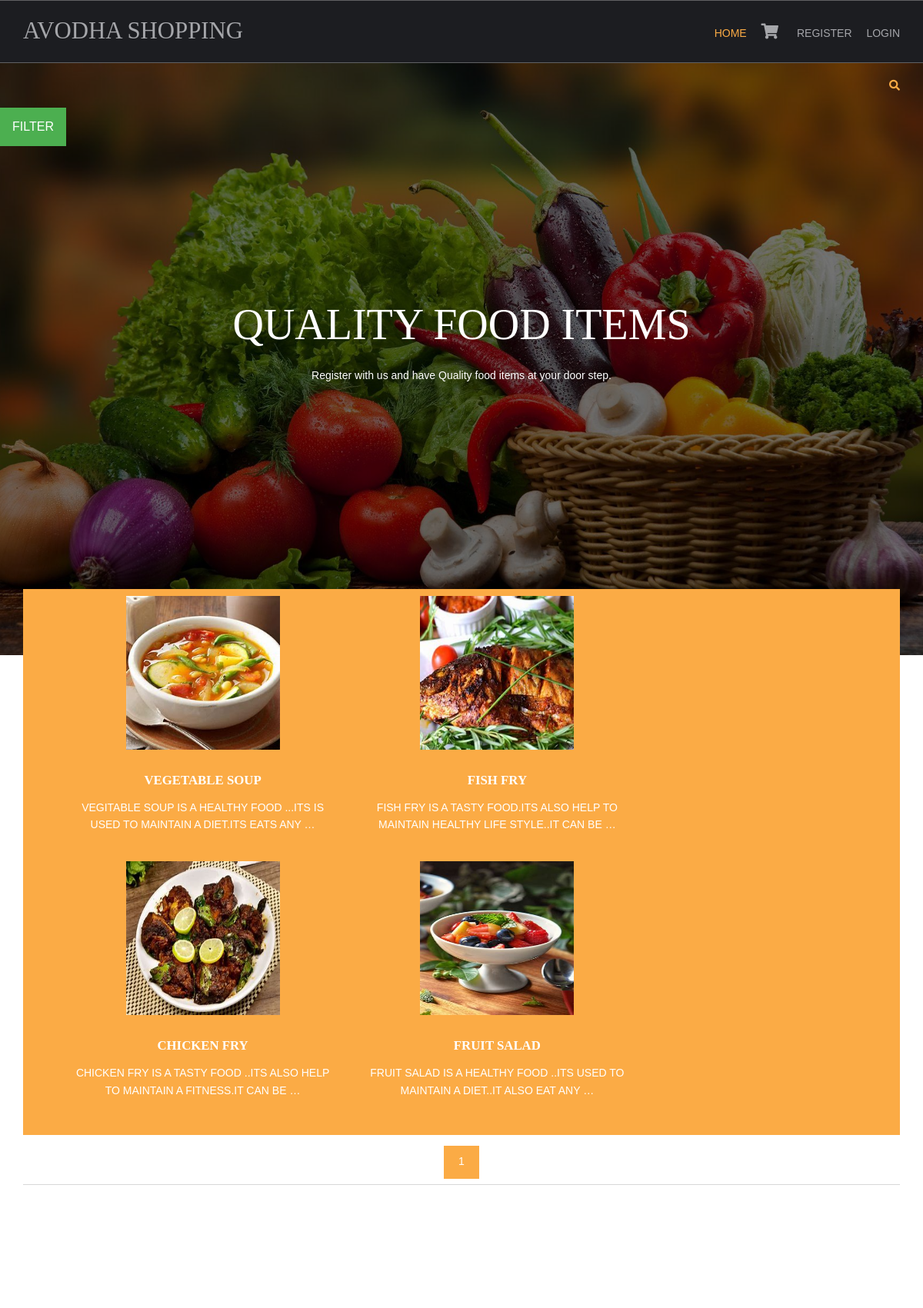
The page / on the database its author committed.
### shop1/models.py (models this page shows, shortened)
class products(models.Model):
    name = models.CharField(max_length=250, unique=True)
    slug = models.SlugField(max_length=250, unique=True)
    img = models.ImageField(upload_to='product')
    desc = models.TextField()
    stock = models.IntegerField()
    available = models.BooleanField()
    price = models.IntegerField()
    category = models.ForeignKey(categ, on_delete=models.CASCADE)
    def get_url(self):
        return reverse('details', args=[self.category.slug, self.slug])

### shop1/views.py (the view)
# urls.py: 2. Add a URL to urlpatterns:  path('', views.home, name='home')
def home(request, c_slug=None):
    c_page = None
    prodt = None
    if c_slug != None:
        c_page = get_object_or_404(categ, slug=c_slug)
        prodt = products.objects.filter(category=c_page, available=True)
    else:
        prodt = products.objects.all().filter(available=True)
    cat = categ.objects.all()
    paginator = Paginator(prodt, 4)
    try:
        page = int(request.GET.get('page', '1'))
    except:
        page = 1
    try:
        pro = paginator.page(page)
    except(EmptyPage, InvalidPage):
        pro = paginator.page(paginator.num_pages)
    return render(request, 'index.html', {'pr': prodt, 'ct': cat, 'pg': pro})

### shop1/models.py (called while the page is built)
    def get_url(self):
        return reverse('prod_cat', args=[self.slug])

### templates/index.html (shortened to what this page needs)
{% extends 'base.html' %}
{% load static %}
{% block content %}
<html lang="">
<head>
<link href="{% static 'hm/layout/styles/layout.css' %}" rel="stylesheet" type="text/css" media="all">
</head>
<body id="top">
<div class="bgded overlay" style="background-image:url('{% static 'hm/images/demo/backgrounds/fbg.jpg' %}');">
  <div class="wrapper row0">
    <div id="topbar" class="hoc clear">
  <div class="fl_right">
        <ul class="nospace">
          <li id="searchform">
          </li>
        </ul>
     </div>
  </div>
    <div class="dropdown">
  <button class="dropbtn">FILTER</button>
</div>
      </div>
  <div id="pageintro" class="hoc clear">
    <article>
      <h3 class="heading">QUALITY FOOD ITEMS</h3>
      <p>Register with us and have Quality food items at your door step.</p>
    </article>
  </div>
</div>
<div class="wrapper row3">
  <main class="hoc container clear">
    <section id="introblocks">
      <ul class="no space group btn space-80">
        {% for i in pg.object_list %}
        <li class="one_third">
          <figure><a class="imgover" href="{{i.get_url}}"><img src="{{i.img.url}}" alt="" style="height:200;width:200;"></a>
            <figcaption>
              <h6 class="heading">{{i.name}}</h6>
              <p>{{i.desc|truncatewords:15}}</p>
              <br>
            </figcaption>
          </figure>
        </li>
        {% endfor %}
      </ul>
    </section>
    <center>
      {% for p in pg.paginator.page_range %}
      <a href="?page={{p}}"class="btn btn-light btn-sm {% if pg.number == p %} active {% endif %}">{{p}}</a>
      {% endfor %}
    </center>
    <hr class="btmspace-80">
  </main>
</div>
</body>
</html>
{% endblock %}

### templates/base.html (shortened to what this page needs)
{% load static %}
<html lang="">
<head>
<link href="{% static 'hm/layout/styles/layout.css' %}" rel="stylesheet" type="text/css" media="all">
</head>
<body id="top">
  <div class="wrapper row1">
    <header id="header" class="hoc clear">
      <div id="logo" class="fl_left">
        <h1><a href="/">AVODHA SHOPPING</a></h1>
      </div>
      <nav id="mainav" class="fl_right">
        <ul class="clear">
          <li class="active"><a href="/">Home</a></li>
          <li><a class="active" href="{% url 'cartDetails' %}"><i class="fa fa-shopping-cart" style="font-size:20px">&nbsp;{{itc}}</i></a></li>
         {% if user.is_authenticated %}
          <li>Hai,{{user.username}}</li>
          <li><a class="active" href="accounts/logout">Logout</a></li>
          {% else %}
          <li><a class="active" href="accounts/register">Register</a></li>
          <li><a class="active" href="accounts/login">Login</a></li>
          {% endif %}
        </ul>
      </nav>
    </header>
  </div>
{% block content %}
{% endblock %}
</body>
</html>

### static/hm/layout/styles/layout.css (style rules this page uses)
.row1 { border:solid; border-width:1px 0; }
#topbar { padding:20px 0; font-size:.8rem; text-transform:uppercase; }
#topbar ul li { display:inline-block; margin-right:15px; }
#topbar ul li:last-child { margin-right:0; padding-right:0; border-right:none; }
#topbar #searchform { position:relative; line-height:1; z-index:9999; }
#topbar #searchform::after { display:block; height:18px; line-height:18px; padding:0; font-family:"Font Awesome\ 5 Free"; font-weight:900; font-size:1rem; content:"\f002"; }
#topbar #searchform ::placeholder { text-transform:capitalize; }
#header #logo { margin:22px 0 0 0; }
#header #logo h1 { margin:0; padding:0; font-size:2.2rem; text-transform:uppercase; }
#pageintro { padding:200px 0 300px; }
#pageintro article, #pageintro article p { display:block; max-width:75%; margin:0 auto; text-align:center; }
#pageintro article p { max-width:65%; line-height:2rem; }
#pageintro .heading { margin-bottom:20px; font-size:4rem; }
.container { padding:80px 0; }
#introblocks { display:block; position:relative; margin:-180px 0 0 0; z-index:1; text-align:center; }
#introblocks figure figcaption { display:block; padding:30px 0 0 0; text-align:center; }
#introblocks figure figcaption .heading { font-size:1.2rem; font-weight:700; margin-bottom:0; }
*, *::before, *::after { transition:all .3s ease-in-out; }
nav ul, nav ol { margin:0; padding:0; list-style:none; }
#mainav, #breadcrumb, .sidebar nav { line-height:normal; }
#mainav ul { text-transform:uppercase; }
#mainav li { display:inline-block; position:relative; margin:0 15px 0 0; padding:0; }
#mainav li:last-child { margin-right:0; }
#mainav li a { display:block; padding:30px 0; }
body { color:#A5A6AA; background-color:#1C1D21; }
a { color:#FBAB45; }
hr, .borderedbox { border-color:#D7D7D7; }
.overlay { color:#FFFFFF; background-color:inherit; }
.overlay::after { color:inherit; background-color:rgba(0,0,0,.55); }
.btn, .btn.inverse:hover { color:#FFFFFF; background-color:#FBAB45; border-color:#FBAB45; }
.imgover, .imgover:hover::after { color:#FFFFFF; }
.row1 { border-color:rgba(255,255,255,.3); }
.row3 { color:#474747; background-color:#FFFFFF; }
#topbar #searchform { color:#FBAB45; }
#header #logo h1 a { color:inherit; }
#pageintro { color:#FFFFFF; }
#mainav li a { color:inherit; }
#mainav .active a, #mainav a:hover, #mainav li:hover > a { color:#FBAB45; background-color:inherit; }
@media screen and (min-width:1140px) { .hoc { max-width:1140px; } }

### templates/index.html (style rules this page uses)
.dropbtn { background-color: #4CAF50; color: white; padding: 16px; font-size: 16px; border: none; cursor: pointer; }
.dropdown { position: relative; display: inline-block; padding left: 56px; }

### rows shown on the page
products: img (picture), name "VEGETABLE SOUP", desc "VEGITABLE SOUP IS A HEALTHY FOOD ...ITS IS USED TO MAINTAIN A DIET.ITS EATS ANY …"
products: img (picture), name "FISH FRY", desc "FISH FRY IS A TASTY FOOD.ITS ALSO HELP TO MAINTAIN HEALTHY LIFE STYLE..IT CAN BE …"
products: img (picture), name "CHICKEN FRY", desc "CHICKEN FRY IS A TASTY FOOD ..ITS ALSO HELP TO MAINTAIN A FITNESS.IT CAN BE …"
products: img (picture), name "FRUIT SALAD", desc "FRUIT SALAD IS A HEALTHY FOOD ..ITS USED TO MAINTAIN A DIET..IT ALSO EAT ANY …"

### other values the page prints
{{ p }} "1"
